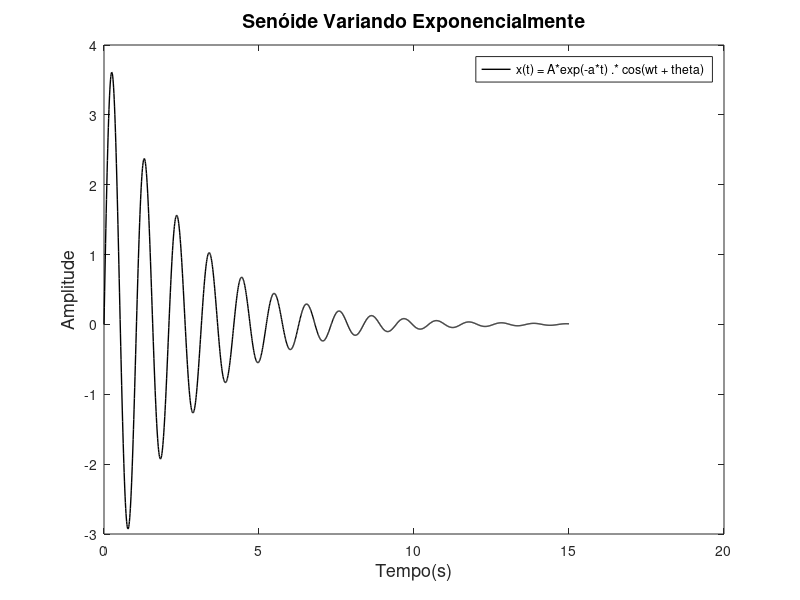

The MATLAB script that drew this image:
clc, clearvars, close all;

% Senóides Variando Exponencialmente

t = 0:0.01:15;
A = 4;

x = A*exp(-0.4*t) .* cos(6*t - 90*pi/180);

figure
plot(t, x, 'k', 'linewidth', 1)
title('Senóide Variando Exponencialmente', 'FontSize', 14);
legend('x(t) = A*exp(-a*t) .* cos(wt + theta)');
xlabel('Tempo(s)', 'FontSize', 13);
ylabel('Amplitude', 'FontSize', 13);